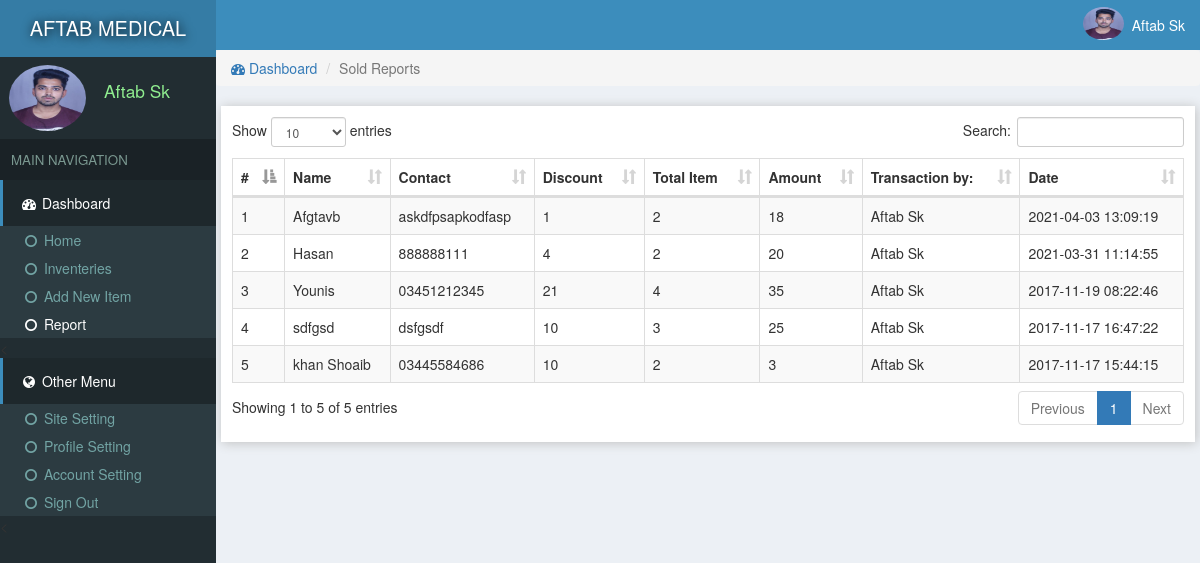
/reports.php (signed in), run on the app's committed database.
### tables this page shows
CREATE TABLE `site` (
  `id` int(11) NOT NULL,
  `title` varchar(222) NOT NULL,
  `name` varchar(222) NOT NULL
);

CREATE TABLE `users` (
  `id` int(11) NOT NULL,
  `email` varchar(222) NOT NULL,
  `password` varchar(222) NOT NULL,
  `name` varchar(222) NOT NULL,
  `pic` varchar(222) NOT NULL,
  `number` varchar(222) NOT NULL,
  `date` timestamp NOT NULL DEFAULT current_timestamp()
);

CREATE TABLE `sold` (
  `id` int(11) NOT NULL,
  `name` varchar(222) NOT NULL,
  `contact` varchar(222) NOT NULL,
  `discount` varchar(222) NOT NULL,
  `item` varchar(222) NOT NULL,
  `amount` varchar(222) NOT NULL,
  `userId` int(11) NOT NULL,
  `date` timestamp NOT NULL DEFAULT current_timestamp()
);

### assets/function.php (called while the page is built, shortened)
<?php
function siteName()
{
	$con = new mysqli('localhost','root','','store');
	$array = $con->query("select * from site where id='1'");
	$row = $array->fetch_assoc();
	return $row['name'];
}
function adminName()
{
	$con = new mysqli('localhost','root','','store');
	$array = $con->query("select * from users where id='$_SESSION[userId]'");
	$row = $array->fetch_assoc();
	return $row['name'];
}function getAdminName($id)
{
	$con = new mysqli('localhost','root','','store');
	$array = $con->query("select * from users where id='$id'");
	$row = $array->fetch_assoc();
	return $row['name'];
}
 ?>

### assets/db.php (called while the page is built, shortened)
<?php
    $con = new mysqli('localhost','root','','store');
    $array = $con->query("select * from users where id ='$_SESSION[userId]'");
    $user = $array->fetch_assoc();
?>

### reports.php (the view, shortened to what this page needs)
<?php require "assets/function.php" ?>
<?php require 'assets/db.php';?>
<!DOCTYPE html>
<html>
<head>
<link rel="stylesheet" href="js/datatables.net-bs/css/dataTables.bootstrap.min.css">
  <?php require "assets/autoloader.php" ?>
</head>
<body style="background: #ECF0F5;padding:0;margin:0">
<div class="dashboard" style="position: fixed;width: 18%;height: 100%;background:#222D32">
  <div style="background:#357CA5;padding: 14px 3px;color:white;font-size: 15pt;text-align: center;text-shadow: 1px 1px 11px black">
    <a href="index.php" style="color: white;text-decoration: none;"><?php echo strtoupper(siteName()); ?> </a>
  </div>
  <div class="flex" style="padding: 3px 7px;margin:5px 2px;">
    <div><img src="photo/<?php echo $user['pic'] ?>" class='img-circle' style='width: 77px;height: 66px'></div>
    <div style="color:lightgreen;font-size: 13pt;padding: 14px 7px;margin-left: 11px;"><?php echo ucfirst($user['name']); ?></div>
  </div>
  <div style="background: #1A2226;font-size: 10pt;padding: 11px;color: #79978F">MAIN NAVIGATION</div>
  <div>
    <div style="background:#1E282C;color: white;padding: 13px 17px;border-left: 3px solid #3C8DBC;"><span><i class="fa fa-dashboard fa-fw"></i> Dashboard</span></div>
    <div class="item">
      <ul class="nostyle zero">
        <a href="index.php"><li ><i class="fa fa-circle-o fa-fw"></i> Home</li></a>
        <a href="inventeries.php"><li ><i class="fa fa-circle-o fa-fw"></i> Inventeries</li></a>
       <a href="addnew.php"><li><i class="fa fa-circle-o fa-fw"></i> Add New Item</li></a>
        <a href="reports.php"><li style="color: white"><i class="fa fa-circle-o fa-fw"></i> Report</li></a>
      </ul><
    </div>
  </div>
  <div style="background:#1E282C;color: white;padding: 13px 17px;border-left: 3px solid #3C8DBC;"><span><i class="fa fa-globe fa-fw"></i> Other Menu</span></div>
  <div class="item">
      <ul class="nostyle zero">
        <a href="sitesetting.php"><li><i class="fa fa-circle-o fa-fw"></i> Site Setting</li></a>
       <a href="profile.php"><li><i class="fa fa-circle-o fa-fw"></i> Profile Setting</li></a>
        <a href="accountSetting.php"><li><i class="fa fa-circle-o fa-fw"></i> Account Setting</li></a>
        <a href="logout.php"><li><i class="fa fa-circle-o fa-fw"></i> Sign Out</li></a>
      </ul><
    </div>
</div>
<div class="marginLeft" >
  <div style="color:white;background:#3C8DBC" >
    <div class="pull-right flex rightAccount" style="padding-right: 11px;padding: 7px;">
      <div><img src="photo/<?php echo $user['pic'] ?>" style='width: 41px;height: 33px;' class='img-circle'></div>
      <div style="padding: 8px"><?php echo ucfirst($user['name']) ?></div>
    </div>
  </div>
  <div class="content">
   <ol class="breadcrumb ">
        <li><a href="index.php"><i class="fa fa-dashboard"></i> Dashboard</a></li>
        <li class="active">Sold Reports</li>
    </ol>
  <div class="tableBox" >
    <table id="dataTable" class="table table-bordered table-striped" style="z-index: -1">
      <thead>
        <th>#</th>
        <th>Name</th>
        <th>Contact</th>
        <th>Discount</th>
        <th>Total Item</th>
        <th>Amount</th>
        <th>Transaction by:</th>
        <th>Date</th>
      </thead>
     <tbody>
      <?php $i=0;
          $array = $con->query("select * from sold ORDER BY date DESC");
        while ($row = $array->fetch_assoc())
        {
          $i=$i+1;
        ?>
          <tr>
            <td><?php echo $i; ?></td>
            <td><?php echo $row['name']; ?></td>
            <td><?php echo $row['contact']; ?></td>
            <td><?php echo $row['discount']; ?></td>
            <td><?php echo $row['item']; ?></td>
            <td><?php echo $row['amount']; ?></td>
            <td><?php echo getAdminName($row['userId']); ?></td>
            <td><?php echo $row['date']; ?></td>
          </tr>
      <?php
        }
       ?>
     </tbody>
    </table>
  </div>
  </div>
</div>
</body>
</html>

### data on the page
site: name "AFTAB MEDICAL"
users: pic (picture), name "Aftab Sk"
sold: name "Afgtavb", contact "askdfpsapkodfasp", discount "1", item "2", amount "18", userId.name "Aftab Sk", date "2021-04-03 13:09:19"
sold: name "Hasan", contact "888888111", discount "4", item "2", amount "20", userId.name "Aftab Sk", date "2021-03-31 11:14:55"
sold: name "Younis", contact "03451212345", discount "21", item "4", amount "35", userId.name "Aftab Sk", date "2017-11-19 08:22:46"
sold: name "sdfgsd", contact "dsfgsdf", discount "10", item "3", amount "25", userId.name "Aftab Sk", date "2017-11-17 16:47:22"
sold: name "khan Shoaib", contact "03445584686", discount "10", item "2", amount "3", userId.name "Aftab Sk", date "2017-11-17 15:44:15"
